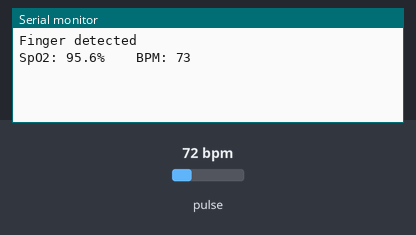
Bench run of a sketch on a simulated Arduino Uno, built with avr-gcc and run on an emulated ATmega328P. Parts: the last lines printed to the serial monitor. The inputs (shaded band) are chosen by the test bench; at power-on: pulse 72 bpm.

Above: at 1.2 s.
1.3 s: pulse set to 70 bpm
At 2.4 s:
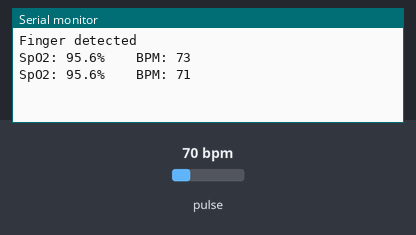
4.3 s: pulse set to 100 bpm
At 5.3 s:
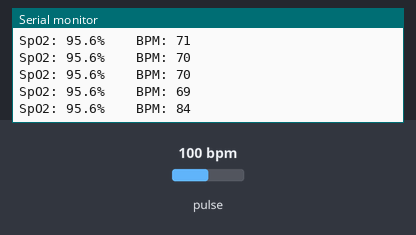
Timing chart, 0 to 7.3 s (numbered marks = the images above; inputs shaded):
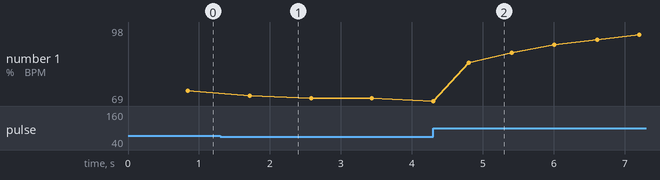

The sketch:

Oximeter_Sensor.ino
```cpp
#include <Wire.h>
#include "MAX30105.h"

MAX30105 particleSensor;

long dcFilter = 0;
long lastBeat = 0;
int beatAvg = 75;
float smoothSpO2 = 98.0;

bool fingerDetected = false;

void setup()
{
  Serial.begin(115200);

  if (!particleSensor.begin(Wire, I2C_SPEED_FAST)) {
    Serial.println("Sensor not found!");
    while (1);
  }

  particleSensor.setup(60, 4, 2, 100, 411, 4096);
}

void loop()
{
  long ir = particleSensor.getIR();
  long red = particleSensor.getRed();

  if (ir < 50000)
  {
    if (fingerDetected)
    {
      Serial.println("Finger not detected");
      fingerDetected = false;
    }

    dcFilter = 0;
    return;
  }
  else
  {
    if (!fingerDetected)
    {
      Serial.println("Finger detected");
      fingerDetected = true;
    }
  }

  if (dcFilter == 0) dcFilter = ir;
  dcFilter = (dcFilter * 0.85) + (ir * 0.15);
  long acPulse = ir - dcFilter;

  float R = (float)red / (float)ir;
  float spo2 = 110.0 - 16.0 * R;

  spo2 = constrain(spo2, 90.0, 100.0);

  smoothSpO2 = (smoothSpO2 * 0.85) + (spo2 * 0.15);

  if (acPulse > 60 && (millis() - lastBeat > 400))
  {
    long delta = millis() - lastBeat;
    lastBeat = millis();

    float bpm = 60000.0 / delta;

    if (bpm > 50 && bpm < 120)
    {
      beatAvg = (beatAvg * 0.7) + (bpm * 0.3);

      // -------- OUTPUT --------
      Serial.print("SpO2: ");
      Serial.print(smoothSpO2, 1);
      Serial.print("% \t BPM: ");
      Serial.println(beatAvg);
    }
  }
}
```

Measured:
- after the input at 4.3 s, the serial monitor: prints a new line after 0.50 s (image 2)
- plotted number 1: 73 → 69 after the input at 1.3 s, 69 → 98 after the input at 4.3 s
